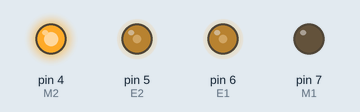
Bench run of a sketch on a simulated Arduino Uno, built with avr-gcc and run on an emulated ATmega328P. Shown: output pins drawn as LEDs (lit = HIGH).

Above: at 0.1 s.
Timing chart, 0 to 1.6 s (numbered marks = the images above):
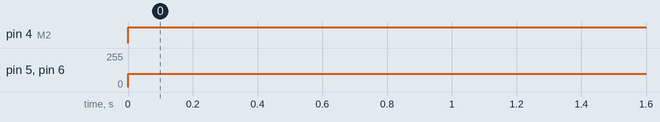

The sketch:

Opdracht_4.ino
```cpp
int E1 = 6;
int M1 = 7;
int E2 = 5;
int M2 = 4;
int pin11 = 11;
int pin10 = 10;
int pin9 = 9;

void setup()
{
    pinMode(M1, OUTPUT);
    pinMode(M2, OUTPUT);
}

void loop()
{
  int value;
  for(value = 100 ; value <= 255; value+=5)
  {
    digitalWrite(M1,LOW);
    digitalWrite(M2,HIGH);
    analogWrite(E1, 100);   //PWM Speed Control
    analogWrite(E2, 100);   //PWM Speed Control
    delay(30);
  }
}
```

Measured:
- by itself, pin 4 (M2): LOW → HIGH at 0.00 s
- by itself, pin 5 (E2), pin 6 (E1): 0/255 → 100/255 at 0.00 s
